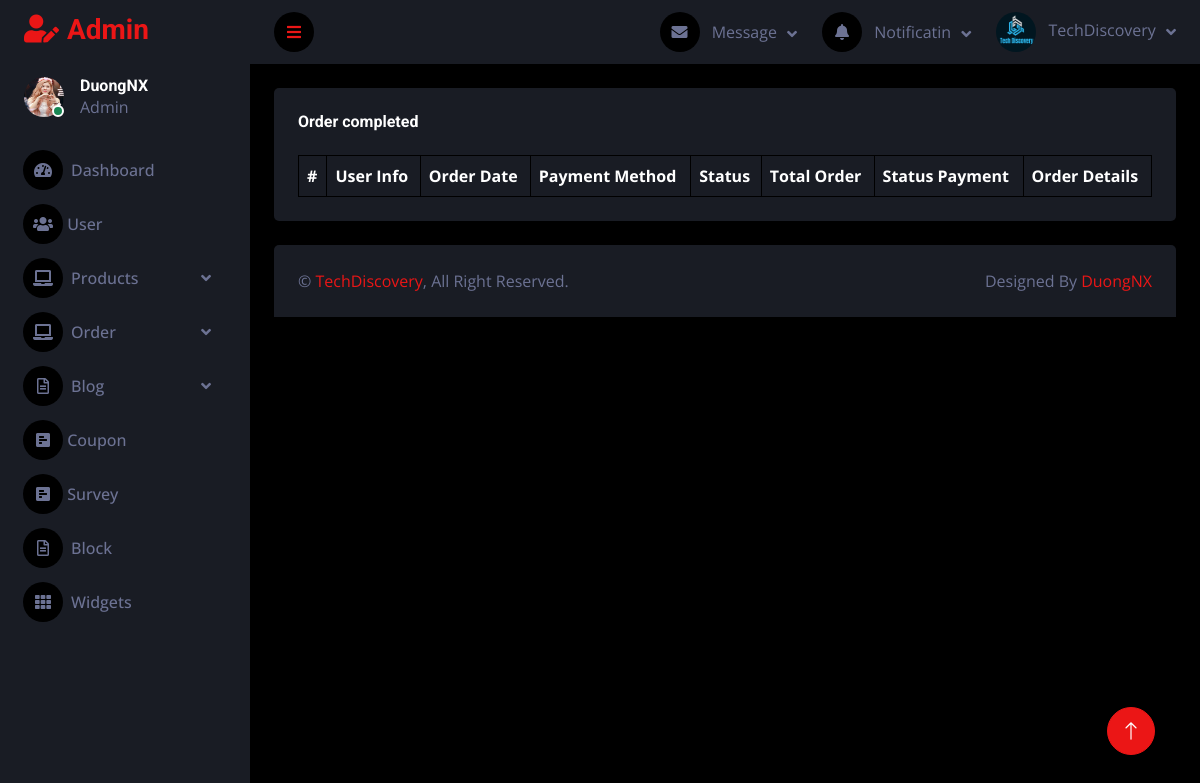
The app's page /admin/order_completed.php, older data.
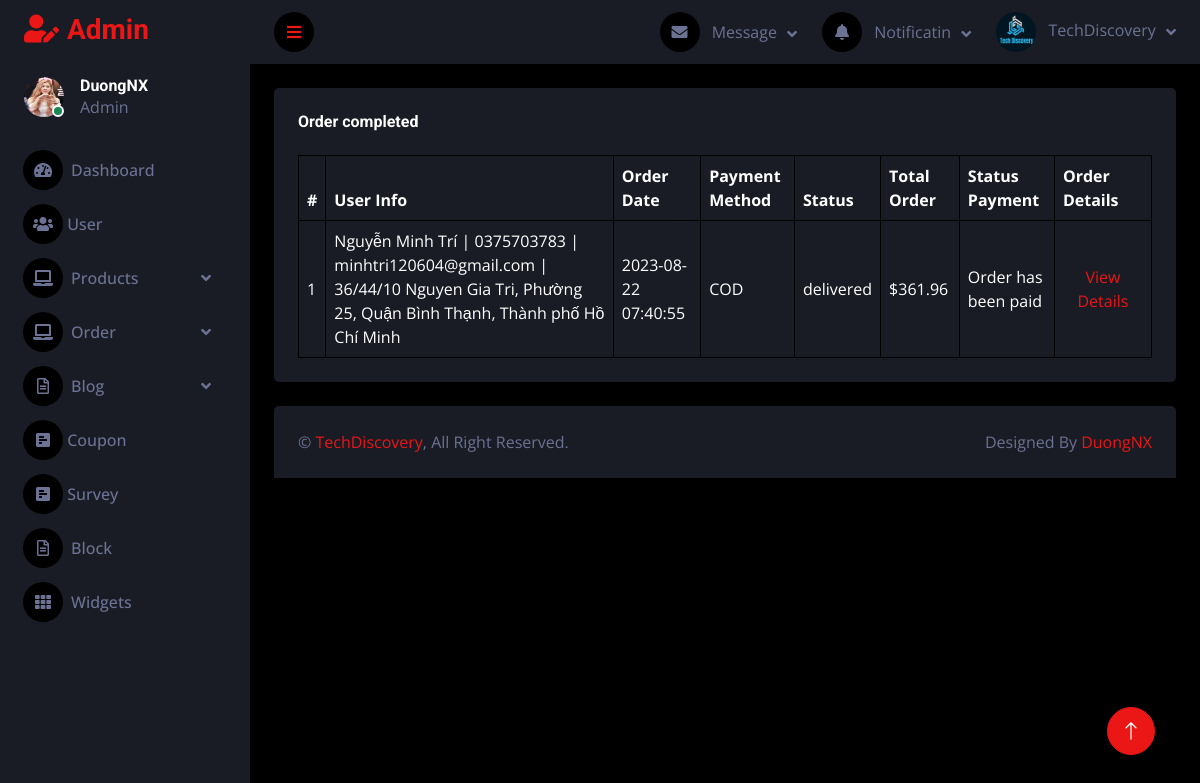
The same page, newer data.
### tables this page shows
CREATE TABLE `tbl_order` (
  `order_id` int(11) NOT NULL,
  `user_id` int(11) NOT NULL,
  `order_date` varchar(50) NOT NULL,
  `payment_method` varchar(50) NOT NULL,
  `order_status` varchar(50) NOT NULL,
  `fullname` varchar(250) NOT NULL,
  `phone` varchar(50) NOT NULL,
  `email` varchar(250) NOT NULL,
  `province` varchar(250) NOT NULL,
  `district` varchar(250) NOT NULL,
  `ward` varchar(250) NOT NULL,
  `address` varchar(250) NOT NULL,
  `status_payment` varchar(250) NOT NULL,
  `total_order` float NOT NULL
);

### admin/database.php (called while the page is built, shortened)
<?php
class Database
{
    public $host = DB_HOST;
    public $user = DB_USER;
    public $pass = DB_PASS;
    public $dbname = DB_NAME;
    public $link;
    private function connectDB()
    {
        $this->link = new mysqli($this->host, $this->user, $this->pass, $this->dbname);
    }
    public function select($query)
    {
        $result = $this->link->query($query) or die($this->link->error . __LINE__);
        if ($result->num_rows > 0) {
            return $result;
        } else {
            return false;
        }
    }
}
?>

### admin/class/order_class.php (called while the page is built, shortened)
<?php
    include 'database.php';
?>
<?php
    class order {
        private $db;
        public function __construct()
        {
            $this -> db = new Database();
        }
        public function show_order_list() {
            $query = "SELECT * FROM tbl_order ORDER BY order_id DESC";
            $result = $this->db->select($query);
            return $result;
        }
    }
?>

### admin/order_completed.php (the view, shortened to what this page needs)
<?php
include "header.php";
include "sidebar.php";
include "navbar.php";
include "class/order_class.php";
$order = new order;
$show_order = $order->show_order_list();
?>
<div class="container-fluid pt-4 px-4">
    <div class="bg-secondary text-center rounded p-4">
        <div class="d-flex align-items-center justify-content-between mb-4">
            <h6 class="mb-0">Order completed</h6>
        </div>
        <div class="table-responsive">
            <table class="table text-start align-middle table-bordered table-hover mb-0">
                <thead>
                    <tr class="text-white">
                        <th scope="col">#</th>
                        <th scope="col">User Info</th>
                        <th scope="col">Order Date</th>
                        <th scope="col">Payment Method</th>
                        <th scope="col">Status</th>
                        <th scope="col">Total Order</th>
                        <th scope="col">Status Payment</th>
                        <th scope="col">Order Details</th>
                    </tr>
                </thead>
                <tbody>
                    <?php
                    if ($show_order) {
                        $i = 0;
                        while ($result = $show_order->fetch_assoc()) {
                            if ($result['order_status'] == 'delivered') {
                                $i++;
                    ?>
                                <tr>
                                    <td><?php echo $i ?></td>
                                    <td class="info"><?php echo $result['fullname'] . ' | ' . $result['phone'] . ' | ' . $result['email'] . ' | ' . $result['address'] . ', ' . $result['ward'] . ', ' . $result['district'] . ', ' . $result['province'] ?></td>
                                    <td><?php echo $result['order_date'] ?></td>
                                    <td><?php echo $result['payment_method'] ?></td>
                                    <td class="status">
                                        <?php echo $result['order_status'] ?>
                                    </td>
                                    <td>$<?php echo $result['total_order'] ?></td>
                                    <td><?php echo $result['status_payment'] ?></td>
                                    <td>
                                        <button class="btn btn-link view-details" data-order-id="<?php echo $result['order_id']; ?>">View Details</button>
                                    </td>
                                </tr>
                    <?php
                            }
                        }
                    }
                    ?>
                </tbody>
            </table>
        </div>
    </div>
</div>
<?php
include "footer.php";
?>

Row changes from the older to the newer data that the page shows:
added tbl_order: fullname "Nguyễn Minh Trí", phone "0375703783", email "minhtri120604@gmail.com", address "36/44/10 Nguyen Gia Tri", ward "Phường 25", district "Quận Bình Thạnh", province "Thành phố Hồ Chí Minh", order_date "2023-08-22 07:40:55", payment_method "COD", order_status "delivered", total_order "361.96", status_payment "Order has been paid"
